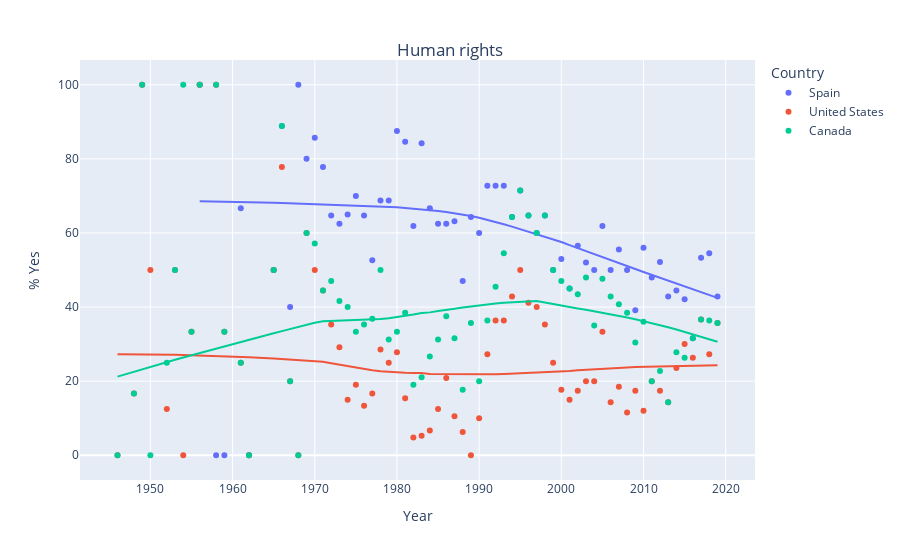
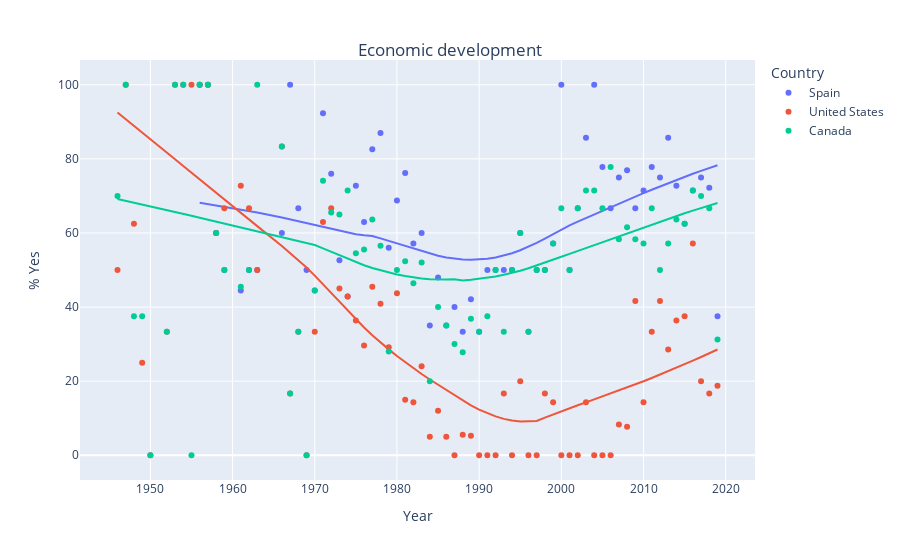
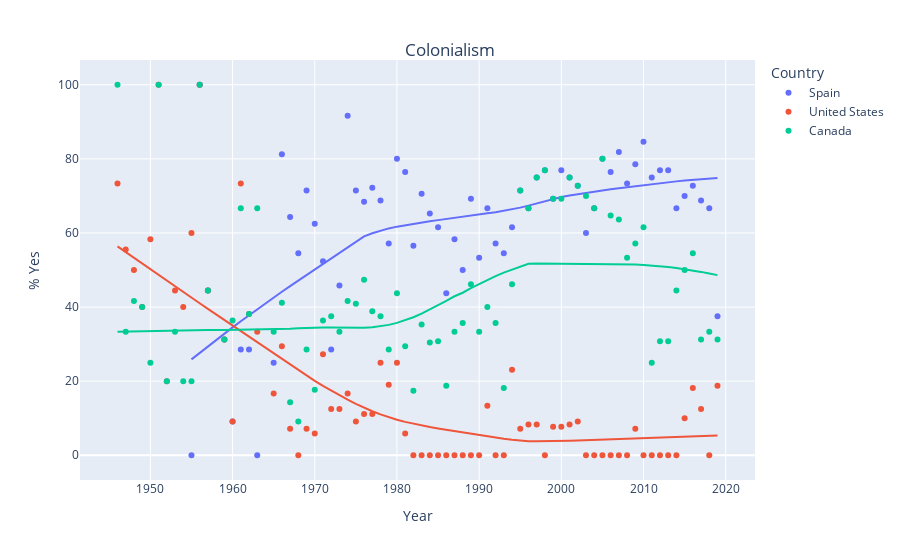
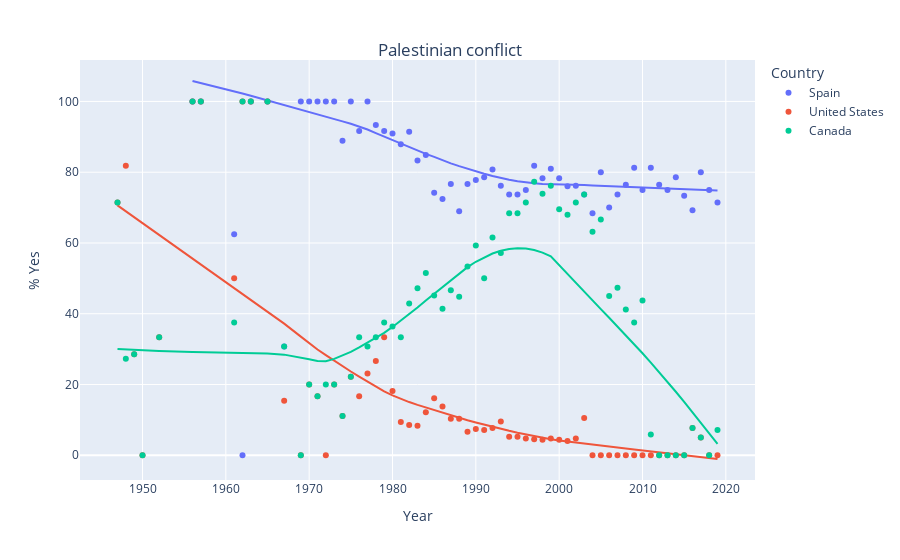

Notebook code cell kept with these figures, in order:
### Markdown cell above
Now that we have our focus countries, we can make pretty pictures.

You can just run the cell below - assuming you have done all the parts above!

### Code cell
def make_plot(countries,issue):
    '''
    A Python function that takes in the list of countries and issues and makes
    a scatter plot of each issue with a trendline for each country.
    '''
    x_data = []
    y_data = []
    c_data = []
    for cntry in countries:
        my_group = c_groups.get_group((cntry,issue))
        for y in my_group['year'].unique():
            x_data.append(y)
            tot_yes = sum(my_group[my_group['year']==y]['vote']=='yes')
            percent_yes = tot_yes/len(my_group[my_group['year']==y])*100
            y_data.append(percent_yes)
            c_data.append(cntry)

    fig = px.scatter(x=x_data, y=y_data,color=c_data,trendline="lowess",labels={"color": "Country"})

    fig.update_layout(
        title={
            'text': issue + '<br>',
            'y':0.9,
            'x':0.5,
            'xanchor': 'center',
            'yanchor': 'top'})
    fig.update_yaxes(title_text="% Yes")
    fig.update_xaxes(title_text="Year")
    fig.show()
    
for iss in issues:
    make_plot(countries,iss)
